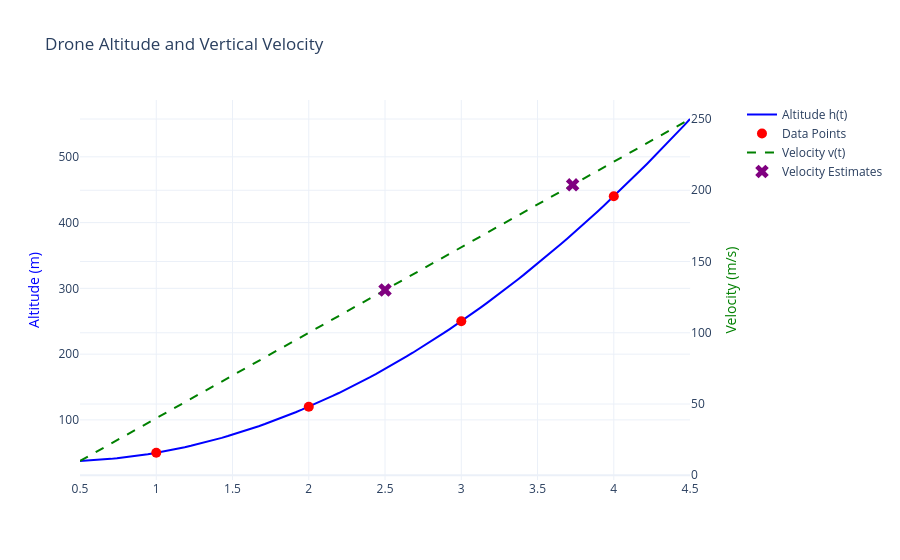

The notebook cell this image was saved under:
### Code cell
import numpy as np
import plotly.graph_objects as go
from plotly.subplots import make_subplots

# --- Task 1 & 2: Solve the cubic polynomial ---
t_data, h_data = np.array([1, 2, 3, 4]), np.array([50, 120, 250, 440])
A_prob3 = np.array([[t**3, t**2, t, 1] for t in t_data])
a3, a2, a1, a0 = np.linalg.solve(A_prob3, h_data)

# --- Task 3: Velocity Estimates ---
def velocity(t): return 3 * a3 * (t**2) + 2 * a2 * t + a1
v1, v2 = velocity(2.5), velocity(3.73)

# --- Interactive Data Visualization ---
t_curve = np.linspace(0.5, 4.5, 100)
h_curve = a3*(t_curve**3) + a2*(t_curve**2) + a1*t_curve + a0
v_curve = velocity(t_curve)

fig = make_subplots(specs=[[{"secondary_y": True}]])
fig.add_trace(go.Scatter(x=t_curve, y=h_curve, mode='lines', name='Altitude h(t)', line=dict(color='blue')), secondary_y=False)
fig.add_trace(go.Scatter(x=t_data, y=h_data, mode='markers', name='Data Points', marker=dict(color='red', size=10)), secondary_y=False)
fig.add_trace(go.Scatter(x=t_curve, y=v_curve, mode='lines', name="Velocity v(t)", line=dict(color='green', dash='dash')), secondary_y=True)
fig.add_trace(go.Scatter(x=[2.5, 3.73], y=[v1, v2], mode='markers', name='Velocity Estimates', marker=dict(color='purple', symbol='x', size=12)), secondary_y=True)

fig.update_layout(
    title_text='Drone Altitude and Vertical Velocity', 
    template="plotly_white", 
    dragmode='pan' # <--- This makes left-click pan the graph
)
fig.update_yaxes(title_text="Altitude (m)", secondary_y=False, title_font=dict(color="blue"))
fig.update_yaxes(title_text="Velocity (m/s)", secondary_y=True, title_font=dict(color="green"))

fig.show(config={'scrollZoom': True})

### Figure 1 — Plotly figure (JSON) as saved in the notebook; plotly's stock layout.template omitted (floating-point values rounded to 4 significant figures)
{"data": [{"line": {"color": "blue"}, "mode": "lines", "name": "Altitude h(t)", "type": "scatter", "x": [0.5, 0.5404, 0.5808, 0.6212, 0.6616, 0.702, 0.7424, 0.7828, 0.8232, 0.8636, 0.904, 0.9444, 0.9848, 1.025, 1.066, 1.106, 1.146, 1.187, 1.227, 1.268, 1.308, 1.348, 1.389, 1.429, 1.47, 1.51, 1.551, 1.591, 1.631, 1.672, 1.712, 1.753, 1.793, 1.833, 1.874, 1.914, 1.955, 1.995, 2.035, 2.076, 2.116, 2.157, 2.197, 2.237, 2.278, 2.318, 2.359, 2.399, 2.439, 2.48, 2.52, 2.561, 2.601, 2.641, 2.682, 2.722, 2.763, 2.803, 2.843, 2.884, 2.924, 2.965, 3.005, 3.045, 3.086, 3.126, 3.167, 3.207, 3.247, 3.288, 3.328, 3.369, 3.409, 3.449, 3.49, 3.53, 3.571, 3.611, 3.652, 3.692, 3.732, 3.773, 3.813, 3.854, 3.894, 3.934, 3.975, 4.015, 4.056, 4.096, 4.136, 4.177, 4.217, 4.258, 4.298, 4.338, 4.379, 4.419, 4.46, 4.5], "xaxis": "x", "y": [37.5, 37.95, 38.5, 39.15, 39.9, 40.74, 41.69, 42.73, 43.87, 45.1, 46.44, 47.87, 49.4, 51.03, 52.76, 54.58, 56.5, 58.52, 60.64, 62.86, 65.17, 67.58, 70.09, 72.7, 75.41, 78.21, 81.11, 84.11, 87.21, 90.4, 93.7, 97.09, 100.6, 104.2, 107.9, 111.6, 115.5, 119.5, 123.6, 127.7, 132.0, 136.4, 140.9, 145.4, 150.1, 154.9, 159.7, 164.7, 169.7, 174.9, 180.1, 185.5, 190.9, 196.5, 202.1, 207.9, 213.7, 219.6, 225.7, 231.8, 238.1, 244.4, 250.8, 257.3, 264.0, 270.7, 277.5, 284.4, 291.4, 298.5, 305.8, 313.1, 320.5, 328.0, 335.6, 343.3, 351.1, 359.0, 367.0, 375.1, 383.3, 391.5, 399.9, 408.4, 417.0, 425.7, 434.5, 443.3, 452.3, 461.4, 470.6, 479.8, 489.2, 498.7, 508.2, 517.9, 527.6, 537.5, 547.4, 557.5], "yaxis": "y"}, {"marker": {"color": "red", "size": 10}, "mode": "markers", "name": "Data Points", "type": "scatter", "x": [1, 2, 3, 4], "xaxis": "x", "y": [50, 120, 250, 440], "yaxis": "y"}, {"line": {"color": "green", "dash": "dash"}, "mode": "lines", "name": "Velocity v(t)", "type": "scatter", "x": [0.5, 0.5404, 0.5808, 0.6212, 0.6616, 0.702, 0.7424, 0.7828, 0.8232, 0.8636, 0.904, 0.9444, 0.9848, 1.025, 1.066, 1.106, 1.146, 1.187, 1.227, 1.268, 1.308, 1.348, 1.389, 1.429, 1.47, 1.51, 1.551, 1.591, 1.631, 1.672, 1.712, 1.753, 1.793, 1.833, 1.874, 1.914, 1.955, 1.995, 2.035, 2.076, 2.116, 2.157, 2.197, 2.237, 2.278, 2.318, 2.359, 2.399, 2.439, 2.48, 2.52, 2.561, 2.601, 2.641, 2.682, 2.722, 2.763, 2.803, 2.843, 2.884, 2.924, 2.965, 3.005, 3.045, 3.086, 3.126, 3.167, 3.207, 3.247, 3.288, 3.328, 3.369, 3.409, 3.449, 3.49, 3.53, 3.571, 3.611, 3.652, 3.692, 3.732, 3.773, 3.813, 3.854, 3.894, 3.934, 3.975, 4.015, 4.056, 4.096, 4.136, 4.177, 4.217, 4.258, 4.298, 4.338, 4.379, 4.419, 4.46, 4.5], "xaxis": "x", "y": [10.0, 12.42, 14.85, 17.27, 19.7, 22.12, 24.55, 26.97, 29.39, 31.82, 34.24, 36.67, 39.09, 41.52, 43.94, 46.36, 48.79, 51.21, 53.64, 56.06, 58.48, 60.91, 63.33, 65.76, 68.18, 70.61, 73.03, 75.45, 77.88, 80.3, 82.73, 85.15, 87.58, 90.0, 92.42, 94.85, 97.27, 99.7, 102.1, 104.5, 107.0, 109.4, 111.8, 114.2, 116.7, 119.1, 121.5, 123.9, 126.4, 128.8, 131.2, 133.6, 136.1, 138.5, 140.9, 143.3, 145.8, 148.2, 150.6, 153.0, 155.5, 157.9, 160.3, 162.7, 165.2, 167.6, 170.0, 172.4, 174.8, 177.3, 179.7, 182.1, 184.5, 187.0, 189.4, 191.8, 194.2, 196.7, 199.1, 201.5, 203.9, 206.4, 208.8, 211.2, 213.6, 216.1, 218.5, 220.9, 223.3, 225.8, 228.2, 230.6, 233.0, 235.5, 237.9, 240.3, 242.7, 245.2, 247.6, 250.0], "yaxis": "y2"}, {"marker": {"color": "purple", "size": 12, "symbol": "x"}, "mode": "markers", "name": "Velocity Estimates", "type": "scatter", "x": [2.5, 3.73], "xaxis": "x", "y": [130.0, 203.8], "yaxis": "y2"}], "layout": {"dragmode": "pan", "title": {"text": "Drone Altitude and Vertical Velocity"}, "xaxis": {"anchor": "y", "domain": [0, 0.94]}, "yaxis": {"anchor": "x", "domain": [0, 1], "title": {"font": {"color": "blue"}, "text": "Altitude (m)"}}, "yaxis2": {"anchor": "x", "overlaying": "y", "side": "right", "title": {"font": {"color": "green"}, "text": "Velocity (m/s)"}}}}
